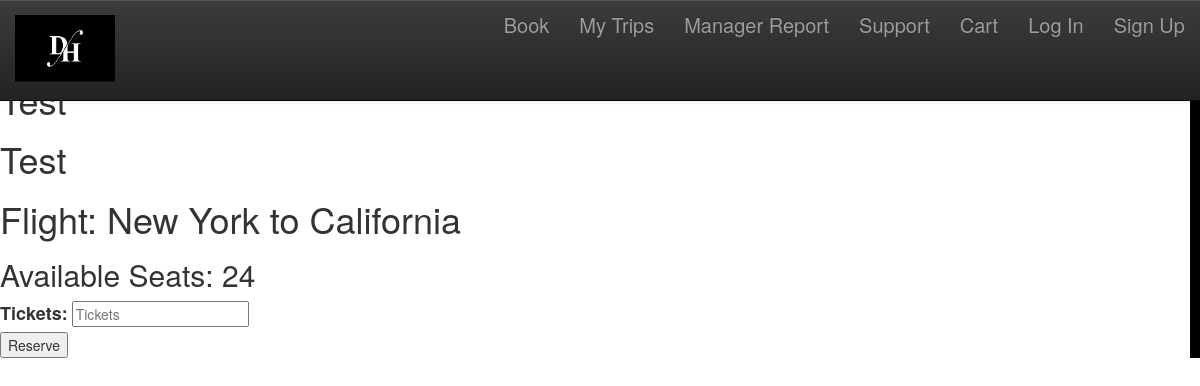
/book/flight/2/, run on the app's committed database.
### flights/models.py (models this page shows, shortened)
class Flight(models.Model):
    origin = models.CharField(max_length=64)
    destination = models.CharField(max_length=64)
    duration = models.IntegerField()
    seats = 24

### flights/views.py (the view)
# urls.py: path('flight/<pk>/', views.FlightDetailView.as_view(), name='detailpage'),
class FlightDetailView(DetailView):
    context_object_name = 'flight_details'
    model = models.Flight
    template_name = 'flights/flight_detail.html'

### flights/templates/flights/flight_detail.html (shortened to what this page needs)
{% extends "base.html" %}
{% block content %}
<h1>Test</h1>
<h1>Test</h1>
<h1>Test</h1>
<h1>Flight: {{flight_details.origin}} to {{flight_details.destination}}</h1>
<h2>Available Seats: {{flight_details.seats}}</h2>
<form>
        <div>
                <label for="tickets" style="font-size:18px;">Tickets:</label>
            <input name="tickets" placeholder="Tickets">
        </div>
        <input type="Submit"  class="reservebutton" name="button" value="Reserve"></button>
</form>
{% endblock %}

### static/css/base.css (style rules this page uses)
body { background-size: cover ; background-repeat: no-repeat; border-right: 10px solid black; }

### data on the page
Flight: origin "New York", destination "California", seats "24"
